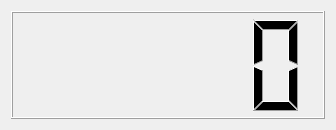
<?xml version="1.0" encoding="UTF-8"?>
<ui version="4.0">
 <class>Widget</class>
 <widget class="QWidget" name="Widget">
  <property name="geometry">
   <rect>
    <x>0</x>
    <y>0</y>
    <width>336</width>
    <height>130</height>
   </rect>
  </property>
  <property name="windowTitle">
   <string>Widget</string>
  </property>
  <layout class="QHBoxLayout" name="horizontalLayout">
   <item>
    <widget class="QLCDNumber" name="lcdNumber"/>
   </item>
  </layout>
 </widget>
 <layoutdefault spacing="6" margin="11"/>
 <resources/>
 <connections/>
</ui>
